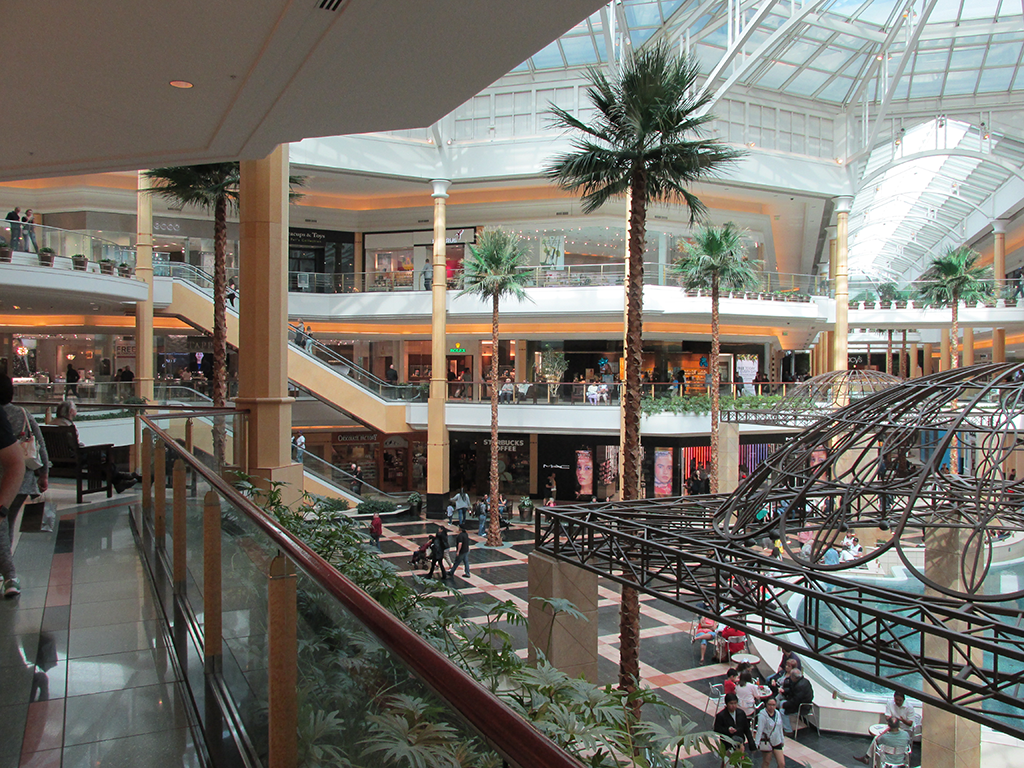
%> input picture PREMIER_PLUGIN.DEV/TEST/IMG.IN/BilateralImgRef_1024x768xRGB.bmp, 1024 x 768 px
$ octave Png16Show.m   (GNU Octave 9; MATLAB toolbox functions it lacks are replaced by stand-ins)
%> lines starting %> are read from the running program, lines starting %| are printed output that depends on the picture
close all;
fclose all;
clearvars;
clc;

% select image file (noised and normal)
[name, path] = uigetfile("E:\WORK\MARAT\DATASETS\*.png");
%> the answer given: ../../../PREMIER_PLUGIN.DEV/TEST/IMG.IN/BilateralImgRef_1024x768xRGB.bmp
% read BW R8G8B8 image
full_original_file_name = strcat(path, name);

% INFO about image
INFO = imfinfo(full_original_file_name);
data = imread(full_original_file_name);
%> data is the input picture: size 768x1024x3 uint8; mean R, G, B 116.9, 113.6, 105.6

minR = min(data(:,:,1), [], 'all');
%> minR = 0
maxR = max(data(:,:,1), [], 'all');
%> maxR = 255

minG = min(data(:,:,2), [], 'all');
%> minG = 0
maxG = max(data(:,:,2), [], 'all');
%> maxG = 255

minB = min(data(:,:,3), [], 'all');
%> minB = 0
maxB = max(data(:,:,3), [], 'all');
%> maxB = 255

gamma = 2.2;
imshow(imadjust(data, [], [], 1.0/gamma));
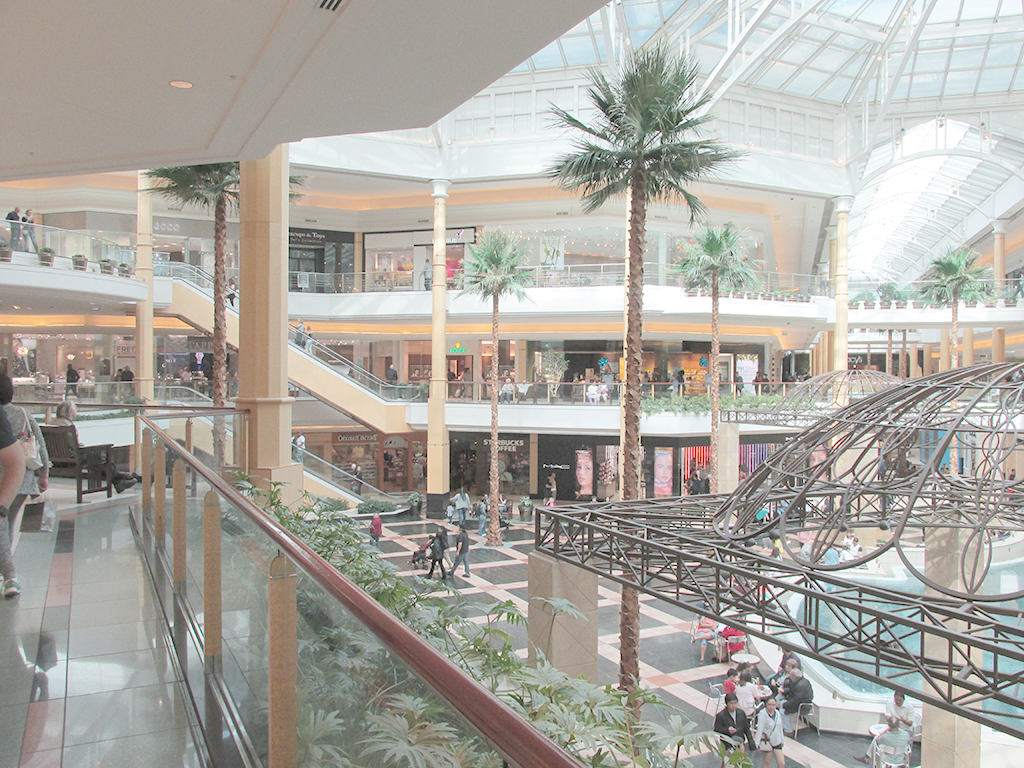
%> displayed picture: size 768x1024x3, on the screen's scale of 0 to 255; mean R, G, B 172.2, 169, 162.3
